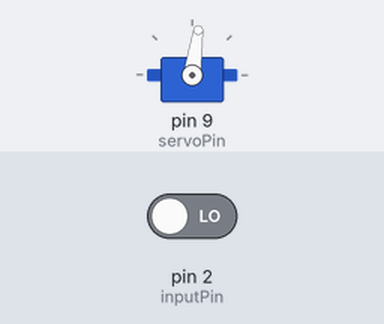
A sketch run on a simulated Arduino Uno, built with avr-gcc and run on an emulated ATmega328P. Parts: servo. The test bench sets the inputs (shaded band); at power-on: pin 2 (inputPin) LOW.

Above: at 1.2 s.
1.3 s: pin 2 (inputPin) driven HIGH
At 2.45 s:
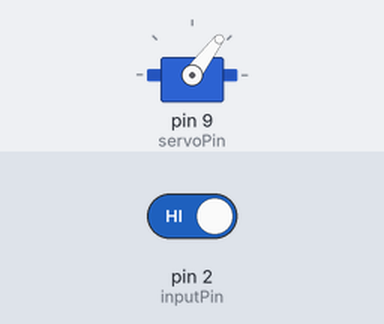
At 3.55 s:
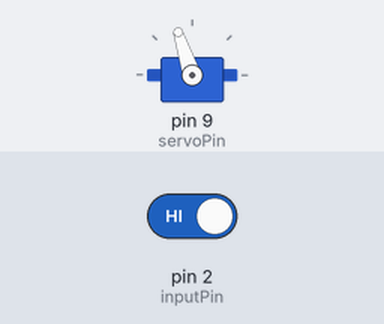
4.3 s: pin 2 (inputPin) driven LOW
At 5.4 s:
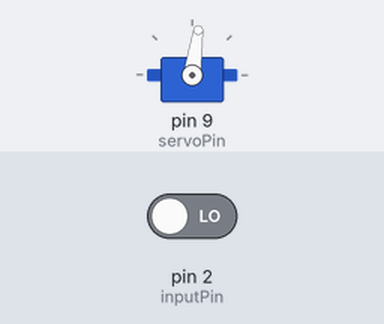
Timing chart, 0 to 7.3 s (numbered marks = the images above; inputs shaded):
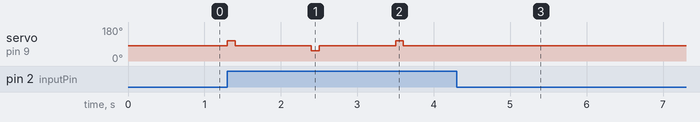

Measured:
- after the input at 1.3 s, servo on pin 9 (servoPin): 82° → 108° at once, → 82° 0.10 s later, → 53° 1.0 s later, → 82° 0.10 s later, … (6 changes in this stretch)
- after the input at 4.3 s, servo on pin 9 (servoPin): stops changing and stays 82°

The sketch:

Toggle_Lights.ino
```cpp
#include <Servo.h>

const int servoPin = 9;
const int inputPin = 2;
boolean lightStatus = false;
Servo servo;

const int basePos = 82;
const int offPos = 53;
const int onPos = 108;

void setup() {
  servo.attach(servoPin);
  servo.write(basePos);
  pinMode(inputPin, INPUT);
}

void loop() {
  if (digitalRead(inputPin) == HIGH) {
    toggle();
    delay(1000);
  }
}

void toggle() {
  if (lightStatus) {
    servo.write(offPos);
    delay(100);
    servo.write(basePos);
    lightStatus = false;
  } else {
    servo.write(onPos);
    delay(100);
    servo.write(basePos);
    lightStatus = true;
  }
}
```
